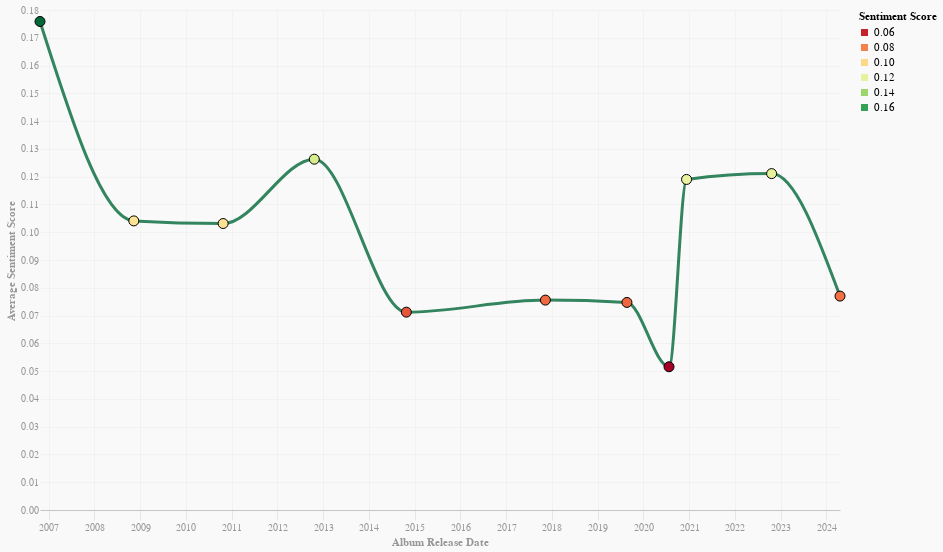

Write the Vega-Lite specification saved for this chart.
### Vega specification from a JSON file in a GitHub repository (floating-point values rounded to 4 significant figures; data arrays with more than 128 entries replaced by an {"elided": "..."} marker saying what was removed)
{"$schema": "https://vega.github.io/schema/vega/v5.json", "background": "#f9f9f9", "padding": 5, "width": 800, "height": 500, "style": "cell", "data": [{"name": "data-d5cc755e76748520367dafc03bd3e739", "values": {"elided": "270 records"}}, {"name": "data_0", "source": "data-d5cc755e76748520367dafc03bd3e739", "transform": [{"type": "formula", "expr": "toDate(datum[\"originalRelease\"])", "as": "originalRelease"}, {"type": "aggregate", "groupby": ["originalRelease", "albumName"], "ops": ["mean"], "fields": ["sentimentScore"], "as": ["mean_sentimentScore"]}]}, {"name": "data_1", "source": "data_0", "transform": [{"type": "filter", "expr": "(isDate(datum[\"originalRelease\"]) || (isValid(datum[\"originalRelease\"]) && isFinite(+datum[\"originalRelease\"]))) && isValid(datum[\"mean_sentimentScore\"]) && isFinite(+datum[\"mean_sentimentScore\"])"}]}], "marks": [{"name": "layer_0_marks", "type": "line", "style": ["line"], "sort": {"field": "x"}, "from": {"data": "data_0"}, "encode": {"update": {"opacity": {"value": 0.8}, "strokeWidth": {"value": 3}, "interpolate": {"value": "monotone"}, "stroke": {"scale": "color", "field": "mean_sentimentScore"}, "tooltip": {"signal": "{\"albumName\": isValid(datum[\"albumName\"]) ? datum[\"albumName\"] : \"\"+datum[\"albumName\"], \"Mean of sentimentScore\": format(datum[\"mean_sentimentScore\"], \"\")}"}, "description": {"signal": "\"Album Release Date: \" + (timeFormat(datum[\"originalRelease\"], '%b %d, %Y')) + \"; Average Sentiment Score: \" + (format(datum[\"mean_sentimentScore\"], \"\")) + \"; Sentiment Score: \" + (format(datum[\"mean_sentimentScore\"], \"\")) + \"; albumName: \" + (isValid(datum[\"albumName\"]) ? datum[\"albumName\"] : \"\"+datum[\"albumName\"]) + \"; Mean of sentimentScore: \" + (format(datum[\"mean_sentimentScore\"], \"\"))"}, "x": {"scale": "x", "field": "originalRelease"}, "y": {"scale": "y", "field": "mean_sentimentScore"}, "defined": {"signal": "isValid(datum[\"originalRelease\"]) && isFinite(+datum[\"originalRelease\"]) && isValid(datum[\"mean_sentimentScore\"]) && isFinite(+datum[\"mean_sentimentScore\"])"}}}}, {"name": "layer_1_marks", "type": "symbol", "style": ["circle"], "from": {"data": "data_1"}, "encode": {"update": {"stroke": {"value": "black"}, "strokeWidth": {"value": 1}, "size": {"value": 100}, "fill": {"scale": "color", "field": "mean_sentimentScore"}, "tooltip": {"signal": "{\"albumName\": isValid(datum[\"albumName\"]) ? datum[\"albumName\"] : \"\"+datum[\"albumName\"], \"Mean of sentimentScore\": format(datum[\"mean_sentimentScore\"], \"\")}"}, "ariaRoleDescription": {"value": "circle"}, "description": {"signal": "\"originalRelease: \" + (timeFormat(datum[\"originalRelease\"], '%b %d, %Y')) + \"; Mean of sentimentScore: \" + (format(datum[\"mean_sentimentScore\"], \"\")) + \"; albumName: \" + (isValid(datum[\"albumName\"]) ? datum[\"albumName\"] : \"\"+datum[\"albumName\"])"}, "x": {"scale": "x", "field": "originalRelease"}, "y": {"scale": "y", "field": "mean_sentimentScore"}, "shape": {"value": "circle"}}}}], "scales": [{"name": "x", "type": "time", "domain": {"fields": [{"data": "data_0", "field": "originalRelease"}, {"data": "data_1", "field": "originalRelease"}]}, "range": [0, {"signal": "width"}]}, {"name": "y", "type": "linear", "domain": {"fields": [{"data": "data_0", "field": "mean_sentimentScore"}, {"data": "data_1", "field": "mean_sentimentScore"}]}, "range": [{"signal": "height"}, 0], "nice": true, "zero": true}, {"name": "color", "type": "linear", "domain": {"fields": [{"data": "data_0", "field": "mean_sentimentScore"}, {"data": "data_1", "field": "mean_sentimentScore"}]}, "range": {"scheme": "redyellowgreen"}, "interpolate": "hcl", "zero": false}], "axes": [{"scale": "x", "orient": "bottom", "gridScale": "y", "grid": true, "tickCount": {"signal": "ceil(width/40)"}, "domain": false, "labels": false, "aria": false, "maxExtent": 0, "minExtent": 0, "ticks": false, "zindex": 0}, {"scale": "y", "orient": "left", "gridScale": "x", "grid": true, "tickCount": {"signal": "ceil(height/40)"}, "domain": false, "labels": false, "aria": false, "maxExtent": 0, "minExtent": 0, "ticks": false, "zindex": 0}, {"scale": "x", "orient": "bottom", "grid": false, "title": "Album Release Date", "labelFlush": true, "labelOverlap": true, "tickCount": {"signal": "ceil(width/40)"}, "zindex": 0}, {"scale": "y", "orient": "left", "grid": false, "title": "Average Sentiment Score", "labelOverlap": true, "tickCount": {"signal": "ceil(height/40)"}, "zindex": 0}], "legends": [{"title": "Sentiment Score", "stroke": "color", "gradientLength": {"signal": "clamp(height, 64, 200)"}, "encode": {"gradient": {"update": {"opacity": {"value": 0.8}}}}, "fill": "color"}], "config": {"path": {"stroke": "#ab5787"}, "shape": {"stroke": "#ab5787"}, "symbol": {"fill": "#ab5787", "size": 30}, "range": {"category": ["#ab5787", "#51b2e5", "#703c5c", "#168dd9", "#d190b6", "#00609f", "#d365ba", "#154866", "#666666", "#c4c4c4"]}, "axis": {"domainColor": "#979797", "domainWidth": 0.5, "gridWidth": 0.2, "labelColor": "#979797", "tickColor": "#979797", "tickWidth": 0.2, "titleColor": "#979797", "grid": true, "gridColor": "lightgray"}, "axisBand": {"grid": false}, "axisX": {"grid": true, "tickSize": 10}, "axisY": {"domain": false, "grid": true, "tickSize": 0}, "legend": {"labelFontSize": 11, "padding": 1, "symbolSize": 30, "symbolType": "square"}, "style": {"cell": {"strokeWidth": 0}, "arc": {"fill": "#ab5787"}, "area": {"fill": "#ab5787"}, "line": {"stroke": "#ab5787"}, "rect": {"fill": "#ab5787"}}}, "usermeta": {"embedOptions": {"theme": "quartz"}}}
